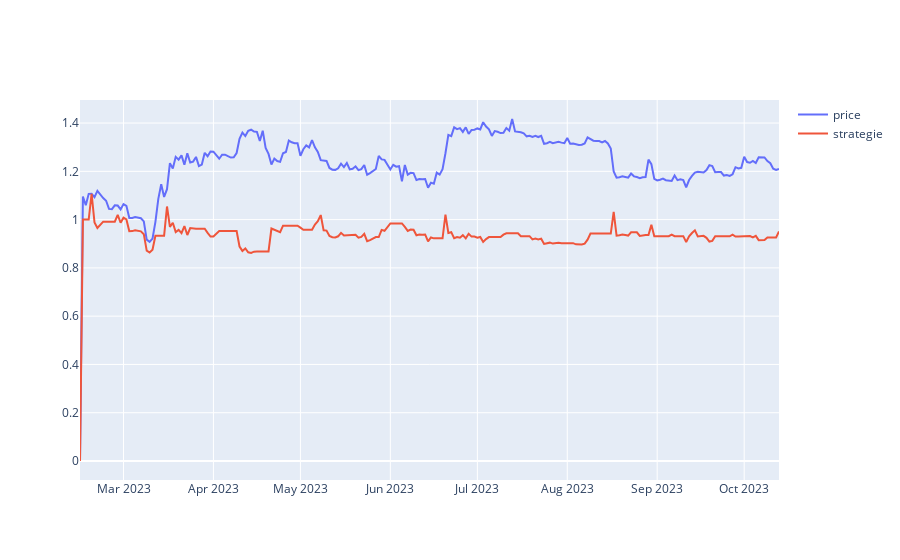
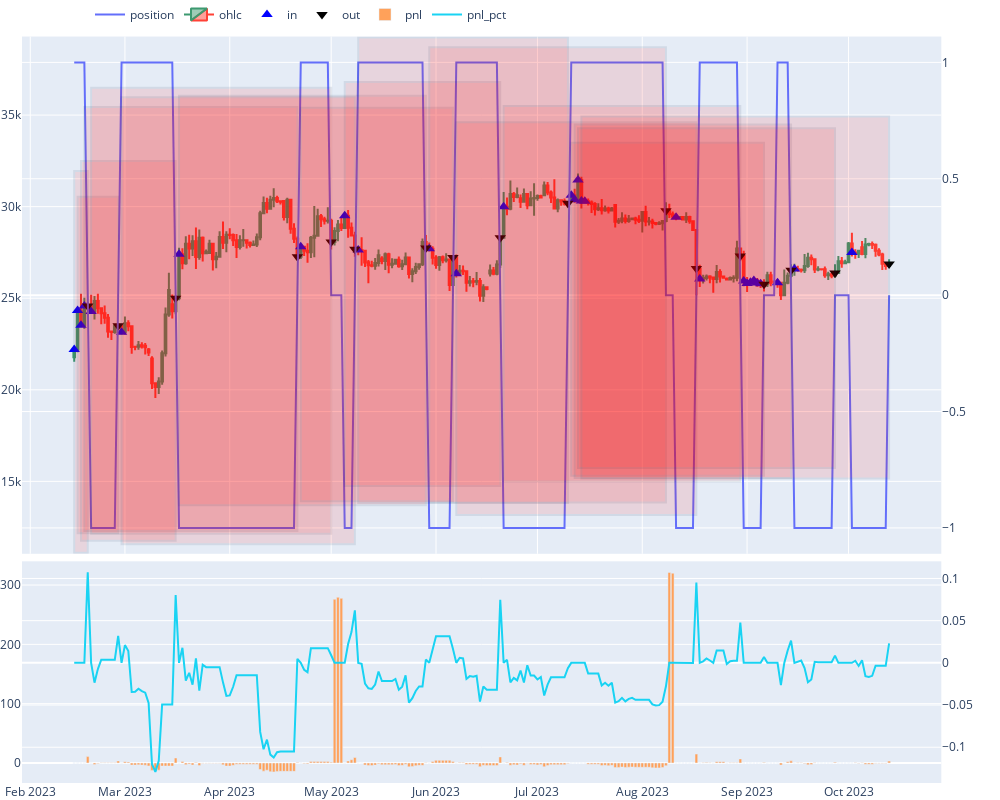
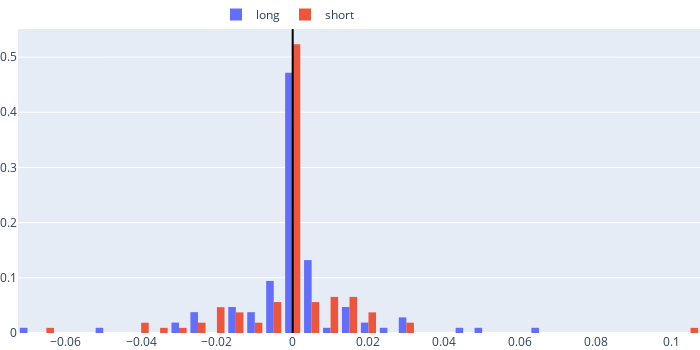
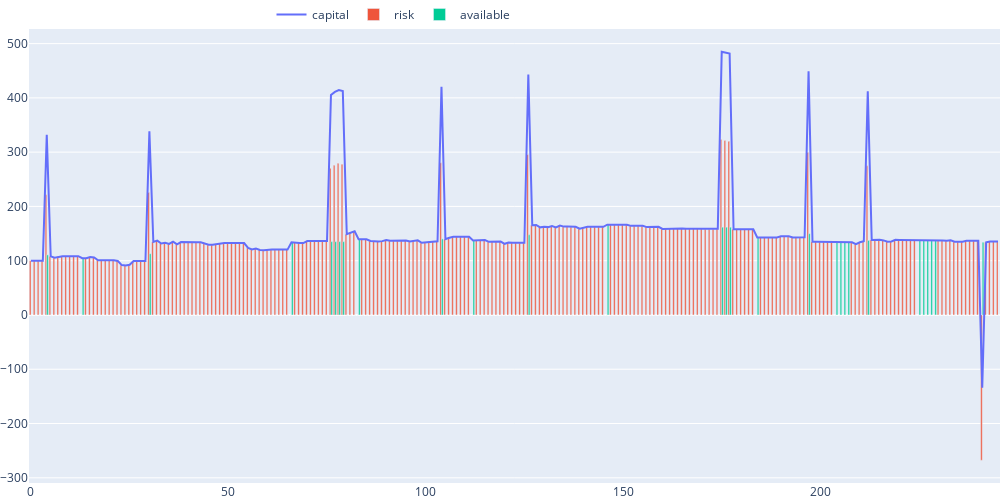

Here is the notebook cell these charts were saved with, in order:
### Code cell
agent_1.get_report()

### Figure 1 — Plotly figure (JSON) as saved in the notebook; plotly's stock layout.template omitted (floating-point values rounded to 4 significant figures; data arrays with more than 128 entries replaced by an {"elided": "..."} marker saying what was removed)
{"data": [{"name": "price", "type": "scatter", "x": {"elided": "242 str values"}, "y": {"elided": "242 float values"}}, {"name": "strategie", "type": "scatter", "x": {"elided": "242 str values"}, "y": {"elided": "242 float values"}}], "layout": {}}

### Figure 2 — Plotly figure (JSON) as saved in the notebook; plotly's stock layout.template omitted (floating-point values rounded to 4 significant figures; data arrays with more than 128 entries replaced by an {"elided": "..."} marker saying what was removed)
{"data": [{"name": "position", "type": "scatter", "x": {"elided": "242 str values"}, "xaxis": "x2", "y": {"elided": "242 int values"}, "yaxis": "y4"}, {"close": {"elided": "242 float values"}, "high": {"elided": "242 float values"}, "low": {"elided": "242 float values"}, "name": "ohlc", "open": {"elided": "242 float values"}, "type": "candlestick", "x": {"elided": "242 str values"}, "xaxis": "x2", "yaxis": "y3"}, {"marker": {"color": "blue", "size": 10, "symbol": 5}, "mode": "markers", "name": "in", "type": "scatter", "x": ["2023-02-14T00:00:00", "2023-02-15T00:00:00", "2023-02-16T00:00:00", "2023-02-17T00:00:00", "2023-02-19T00:00:00", "2023-02-28T00:00:00", "2023-03-17T00:00:00", "2023-04-22T00:00:00", "2023-05-05T00:00:00", "2023-05-09T00:00:00", "2023-05-30T00:00:00", "2023-06-07T00:00:00", "2023-06-21T00:00:00", "2023-07-11T00:00:00", "2023-07-12T00:00:00", "2023-07-13T00:00:00", "2023-07-14T00:00:00", "2023-07-15T00:00:00", "2023-08-11T00:00:00", "2023-08-18T00:00:00", "2023-08-31T00:00:00", "2023-09-01T00:00:00", "2023-09-02T00:00:00", "2023-09-03T00:00:00", "2023-09-04T00:00:00", "2023-09-05T00:00:00", "2023-09-10T00:00:00", "2023-09-15T00:00:00", "2023-10-02T00:00:00"], "xaxis": "x2", "y": [22200.0, 24320.0, 23520.0, 24570.0, 24270.0, 23140.0, 27400.0, 27820.0, 29510.0, 27630.0, 27690.0, 26340.0, 29990.0, 30620.0, 30380, 31450.0, 30310.0, 30290.0, 29430.0, 26054, 25940.0, 25810.0, 25870.0, 25970.0, 25830.0, 25790.0, 25840.0, 26600, 27490.0], "yaxis": "y3"}, {"marker": {"color": "black", "size": 10, "symbol": 6}, "mode": "markers", "name": "out", "type": "scatter", "x": ["2023-02-18T00:00:00", "2023-02-27T00:00:00", "2023-03-16T00:00:00", "2023-04-21T00:00:00", "2023-05-01T00:00:00", "2023-05-08T00:00:00", "2023-05-29T00:00:00", "2023-06-06T00:00:00", "2023-06-20T00:00:00", "2023-07-10T00:00:00", "2023-08-08T00:00:00", "2023-08-17T00:00:00", "2023-08-30T00:00:00", "2023-09-06T00:00:00", "2023-09-14T00:00:00", "2023-09-27T00:00:00", "2023-10-13T00:00:00"], "xaxis": "x2", "y": [24580.0, 23500.0, 25000.0, 27260.0, 28070.0, 27670.0, 27740.0, 27230.0, 28310.0, 30180.0, 29770.0, 26620.0, 27300.0, 25760.0, 26520.0, 26370.0, 26862], "yaxis": "y3"}, {"name": "pnl", "type": "bar", "x": {"elided": "242 str values"}, "xaxis": "x3", "y": {"elided": "242 float values"}, "yaxis": "y5"}, {"name": "pnl_pct", "type": "scatter", "x": {"elided": "242 str values"}, "xaxis": "x3", "y": {"elided": "242 float values"}, "yaxis": "y6"}], "layout": {"height": 800, "legend": {"orientation": "h", "x": 0.5, "xanchor": "right", "y": 1, "yanchor": "bottom"}, "margin": {"b": 0, "l": 10, "r": 0, "t": 0}, "shapes": [{"fillcolor": "red", "opacity": 0.1, "x0": "2023-02-14T00:00:00", "x1": "2023-02-18T00:00:00", "xref": "x2", "y0": 11100.0, "y1": 31950.0, "yref": "y3"}, {"fillcolor": "red", "opacity": 0.1, "x0": "2023-02-15T00:00:00", "x1": "2023-02-27T00:00:00", "xref": "x2", "y0": 12160.0, "y1": 30540.0, "yref": "y3"}, {"fillcolor": "red", "opacity": 0.1, "x0": "2023-02-16T00:00:00", "x1": "2023-03-16T00:00:00", "xref": "x2", "y0": 11760.0, "y1": 32500.0, "yref": "y3"}, {"fillcolor": "red", "opacity": 0.1, "x0": "2023-02-17T00:00:00", "x1": "2023-04-21T00:00:00", "xref": "x2", "y0": 12280.0, "y1": 35440.0, "yref": "y3"}, {"fillcolor": "red", "opacity": 0.1, "x0": "2023-02-19T00:00:00", "x1": "2023-05-01T00:00:00", "xref": "x2", "y0": 12140.0, "y1": 36490.0, "yref": "y3"}, {"fillcolor": "red", "opacity": 0.1, "x0": "2023-02-28T00:00:00", "x1": "2023-05-08T00:00:00", "xref": "x2", "y0": 11570.0, "y1": 35970.0, "yref": "y3"}, {"fillcolor": "red", "opacity": 0.1, "x0": "2023-03-17T00:00:00", "x1": "2023-05-29T00:00:00", "xref": "x2", "y0": 13700.0, "y1": 36060.0, "yref": "y3"}, {"fillcolor": "red", "opacity": 0.1, "x0": "2023-04-22T00:00:00", "x1": "2023-06-06T00:00:00", "xref": "x2", "y0": 13910.0, "y1": 35400.0, "yref": "y3"}, {"fillcolor": "red", "opacity": 0.1, "x0": "2023-05-05T00:00:00", "x1": "2023-06-20T00:00:00", "xref": "x2", "y0": 14750.0, "y1": 36800.0, "yref": "y3"}, {"fillcolor": "red", "opacity": 0.1, "x0": "2023-05-09T00:00:00", "x1": "2023-07-10T00:00:00", "xref": "x2", "y0": 13810.0, "y1": 39230.0, "yref": "y3"}, {"fillcolor": "red", "opacity": 0.1, "x0": "2023-05-30T00:00:00", "x1": "2023-08-08T00:00:00", "xref": "x2", "y0": 13850.0, "y1": 38700.0, "yref": "y3"}, {"fillcolor": "red", "opacity": 0.1, "x0": "2023-06-07T00:00:00", "x1": "2023-08-17T00:00:00", "xref": "x2", "y0": 13170.0, "y1": 34610.0, "yref": "y3"}, {"fillcolor": "red", "opacity": 0.1, "x0": "2023-06-21T00:00:00", "x1": "2023-08-30T00:00:00", "xref": "x2", "y0": 15000.0, "y1": 35490.0, "yref": "y3"}, {"fillcolor": "red", "opacity": 0.1, "x0": "2023-07-11T00:00:00", "x1": "2023-09-06T00:00:00", "xref": "x2", "y0": 15310.0, "y1": 33490.0, "yref": "y3"}, {"fillcolor": "red", "opacity": 0.1, "x0": "2023-07-12T00:00:00", "x1": "2023-09-14T00:00:00", "xref": "x2", "y0": 15190, "y1": 34480.0, "yref": "y3"}, {"fillcolor": "red", "opacity": 0.1, "x0": "2023-07-13T00:00:00", "x1": "2023-09-27T00:00:00", "xref": "x2", "y0": 15730.0, "y1": 34280.0, "yref": "y3"}, {"fillcolor": "red", "opacity": 0.1, "x0": "2023-07-14T00:00:00", "x1": "2023-10-13T00:00:00", "xref": "x2", "y0": 15160.0, "y1": 34920.0, "yref": "y3"}], "width": 1000, "xaxis": {"anchor": "y", "domain": [0, 0.94], "matches": "x3", "rangeslider": {"visible": false}, "showticklabels": false}, "xaxis2": {"anchor": "y3", "domain": [0, 0.94], "matches": "x3", "rangeslider": {"visible": false}, "showticklabels": false}, "xaxis3": {"anchor": "y5", "domain": [0, 0.94], "rangeslider": {"visible": false}}, "yaxis": {"anchor": "x", "domain": [1, 1]}, "yaxis2": {"anchor": "x", "overlaying": "y", "side": "right"}, "yaxis3": {"anchor": "x2", "domain": [0.304, 0.99]}, "yaxis4": {"anchor": "x2", "overlaying": "y3", "side": "right"}, "yaxis5": {"anchor": "x3", "domain": [0, 0.294]}, "yaxis6": {"anchor": "x3", "overlaying": "y5", "side": "right"}}}

### Figure 3 — Plotly figure (JSON) as saved in the notebook; plotly's stock layout.template omitted (floating-point values rounded to 4 significant figures)
{"data": [{"histnorm": "probability", "name": "long", "type": "histogram", "x": [0, 0, 0, 0, 0, 0.02106, -0.007072, -0.0485, 0.0001577, 0.003616, -0.002836, -0.001719, -0.01234, -0.07247, -0.009141, 0.01318, 0.06661, 0, 0, 0, 0.04945, -0.008134, -0.002864, 0.0284, 0, 0, 0, 0, 0, -0.0174, -0.001068, -0.02342, -0.005673, -0.0007141, 0.005152, 0.01544, -0.01124, 0, 0, 0, 0.002483, -0.01284, 0.003673, 0.0134, -0.03224, 0.00524, 0.008402, 0.00537, 0, 0.02801, 0.006047, -0.0007897, -0.02417, 0.003202, -0.000773, 0.001103, -0.03059, 0.01784, -0.003846, 0, 0, 0, 0.03197, 0, 0, 0, 0, -0.01274, 0, 0, 0, -0.01411, 0.003322, -0.003518, 0.003448, -0.02361, 0.001712, 0.004018, -0.004219, 0.002983, 0.001266, -0.002345, 0, 0, 0, 0, -0.005457, -0.001367, 0.000532, 0.004005, 0.04608, 0.001766, 0.003454, -0.002421, -0.002722, 0.01446, 0, 0, -0.01594, 0.003239, 0.0006997, 0, -0.002533, -0.02628, 0.02622, 0.01478]}, {"histnorm": "probability", "name": "short", "type": "histogram", "x": [0, -0.0235, 0.01607, 0.01112, 0, 0, 0, 0, -0.003689, 0.0178, -0.03889, 0.00934, -0.01418, 0.03119, -0.03813, 0.0307, -0.002897, 0, 0, 0, 0, -0.01806, -0.01595, 0.000461, 0.01025, 0.01357, 0, 0, 0, 0, 0, 0, -0.06707, -0.02055, 0.0114, -0.01773, -0.003398, 0.006273, 0.0008881, 0, 0, 0, 0, 0.105, 0.02228, 0.01417, -0.03645, 0.01748, 0.01417, 0, 0, 0, 0, -0.03165, 0.003633, -0.02679, 0.00537, -0.003017, 0.01167, -0.01415, 0.02051, -0.01233, 0, -0.004621, 0.002945, -0.02196, 0.01299, 0.008725, 0, 0, 0, 0, 0.01703, -0.0001407, 0, 0, 0, 0, 0.0001407, 0, 0, 0, 0, 0, 0, 0.001516, 0.001209, -0.008835, -0.01683, 0.003205, 0.02094, -0.0004534, 0, 0, 0, 0, -0.0007466, 0.002475, -0.00616, 0.006745, -0.01894, -0.0009304, 0.001441, 0.01189, 0, 0, 0]}], "layout": {"height": 350, "legend": {"orientation": "h", "x": 0.5, "xanchor": "right", "y": 1, "yanchor": "bottom"}, "margin": {"b": 0, "l": 10, "r": 0, "t": 0}, "shapes": [{"line": {"color": "black"}, "type": "line", "x0": 0, "x1": 0, "xref": "x", "y0": 0, "y1": 1, "yref": "y domain"}], "width": 700}}

### Figure 4 — Plotly figure (JSON) as saved in the notebook; plotly's stock layout.template omitted (floating-point values rounded to 4 significant figures; data arrays with more than 128 entries replaced by an {"elided": "..."} marker saying what was removed)
{"data": [{"name": "capital", "type": "scatter", "x": {"elided": "246 int values"}, "y": {"elided": "246 float values"}}, {"name": "risk", "type": "bar", "x": {"elided": "246 int values"}, "y": {"elided": "246 float values"}}, {"name": "available", "type": "bar", "x": {"elided": "246 int values"}, "y": {"elided": "246 float values"}}], "layout": {"height": 500, "legend": {"orientation": "h", "x": 0.5, "xanchor": "right", "y": 1, "yanchor": "bottom"}, "margin": {"b": 0, "l": 10, "r": 0, "t": 0}, "width": 1000}}
